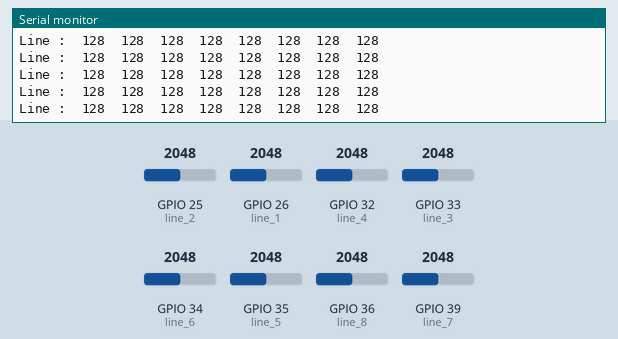
The sketch below on a simulated ESP32. Parts: the last lines printed to the serial monitor. Inputs (shaded band) come from the test bench; at power-on: GPIO 25 (line_2) = 2048, GPIO 26 (line_1) = 2048, GPIO 32 (line_4) = 2048, GPIO 33 (line_3) = 2048, GPIO 34 (line_6) = 2048, GPIO 35 (line_5) = 2048, GPIO 36 (line_8) = 2048, GPIO 39 (line_7) = 2048.

Above: at 1.2 s.
1.3 s: GPIO 25 (line_2) set to 1654
At 2.2 s:
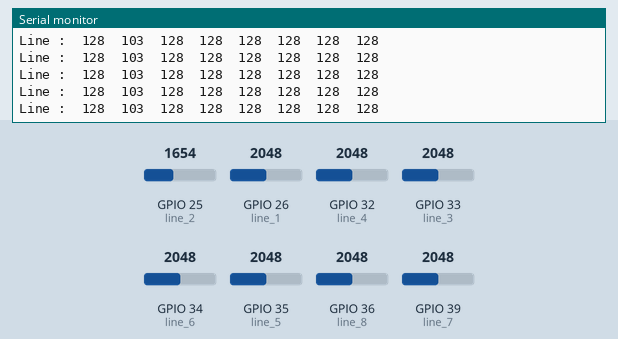
4.3 s: GPIO 25 (line_2) set to 1538
At 4.9 s:
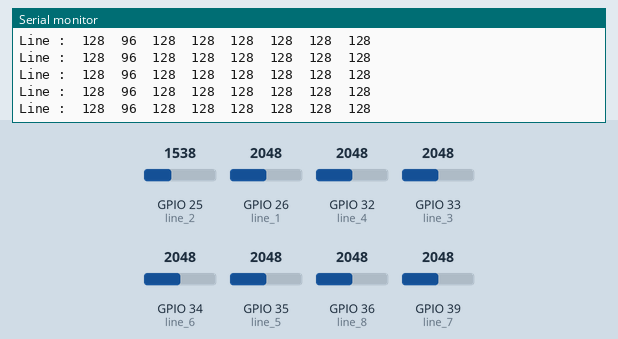
Timing chart, 0 to 7.3 s (numbered marks = the images above; inputs shaded):
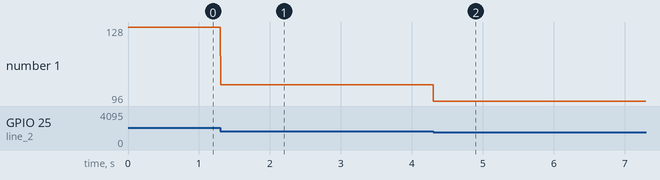

The sketch:

Ex5_Test_irSensor_analogInput.ino
```cpp
///////////////////////////////////////////////////////////////////////////////////////
// Robot 2WD Line Tracking Ultrasonic             Version 3.0                        //
// Create : Mr.Chartthai Santhanaboun by #EarthElectronics #ThaiRoboShop #ThaiRobo3D //
// Date : 19/05/2025                                                                 //
// Hardware : Robot 2WD, Arduino ESP32, Line Sensor Module, Ultrasonic Sensor, LED   //
// Software : Version 3.0                                                            //
///////////////////////////////////////////////////////////////////////////////////////

//Line Tracking Sensor
const int line_1  = 26;                // กำหนดขา GPIO ของเซ็นเซอร์ตรวจจับเส้น ที่เชื่อมต่อกับ UNO
const int line_2  = 25;
const int line_3  = 33;
const int line_4  = 32;
const int line_5  = 35;
const int line_6  = 34;
const int line_7  = 39;
const int line_8  = 36;

//Line Value
int lineValue_1, lineValue_2, lineValue_3, lineValue_4,     // สร้างตัวแปรเก็บค่าการตรวจจับเส้นของเซ็นเซอร์แต่ละตำแหน่ง
lineValue_5, lineValue_6, lineValue_7, lineValue_8;

void setup() {
  Serial.begin(115200);                     // ประกาศ Buadrate เริ่มต้นอยู่ที่ 115200
  Serial.println("Robot_Ready");            // พิมพ์ข้อความโชว์ผ่านทาง Serial Monitor ว่า "Robot_Ready"
}

void loop() {
  lineValue_1 = analogRead(line_1)/16; lineValue_2 = analogRead(line_2)/16;
  lineValue_3 = analogRead(line_3)/16; lineValue_4 = analogRead(line_4)/16;
  lineValue_5 = analogRead(line_5)/16; lineValue_6 = analogRead(line_6)/16;
  lineValue_7 = analogRead(line_7)/16; lineValue_8 = analogRead(line_8)/16;

  Serial.print("Line :");    Serial.print('\t');
  Serial.print(lineValue_1);  Serial.print('\t');
  Serial.print(lineValue_2);  Serial.print('\t');
  Serial.print(lineValue_3);  Serial.print('\t');
  Serial.print(lineValue_4);  Serial.print('\t');
  Serial.print(lineValue_5);  Serial.print('\t');
  Serial.print(lineValue_6);  Serial.print('\t');
  Serial.print(lineValue_7);  Serial.print('\t');
  Serial.println(lineValue_8);
}
```

Measured:
- after the input at 1.3 s, the serial monitor: prints a new line at once (image 1)
- after the input at 4.3 s, the serial monitor: prints a new line at once (image 2)
- plotted number 1: 128 → 103 after the input at 1.3 s, 103 → 96 after the input at 4.3 s
